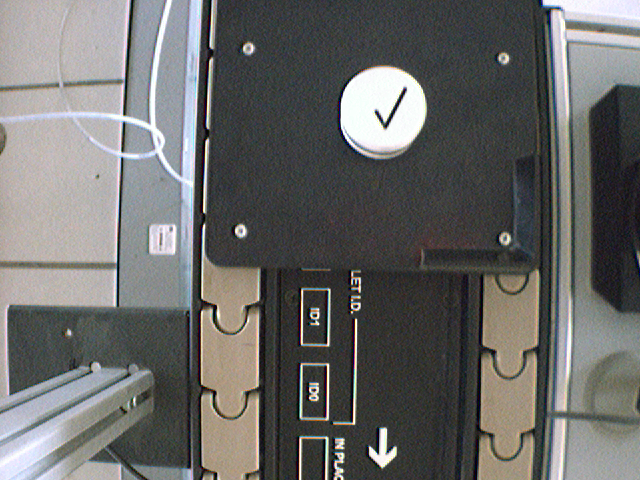
%> input picture 0074.ppm, 640 x 480 px
$ octave MatchFeaturesClase15_2.m   (GNU Octave 9; MATLAB toolbox functions it lacks are replaced by stand-ins)
%> lines starting %> are read from the running program, lines starting %| are printed output that depends on the picture
% Match features
clear all;
clc;
close all;
root_im= '00';
%root_im = '../equisRGB/00';

tail_im = '.ppm';
lv = 2;
    im1= imread('0074.ppm');
%> im1 is the input picture: size 480x640x3 uint8; mean R, G, B 106, 105.9, 104.3
    imr1 = imcrop(im1, [190, 3, 380, 470]);
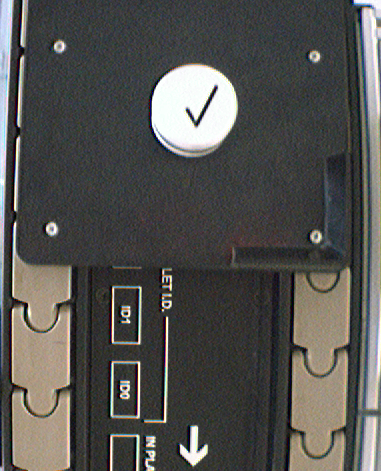
%> imr1: size 471x381x3 uint8; mean R, G, B 83.7, 82.9, 80
    imG1 = rgb2gray(imr1);
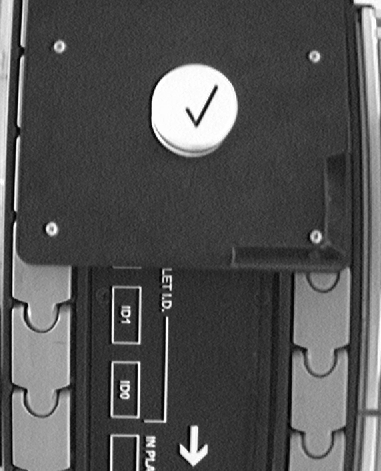
%> imG1: size 471x381 uint8; min 0, max 255, mean 82.8
    [ul, v1] = size (imG1);
%> ul = 471; v1 = 381
    imr2 = imr1;

for i= 74:74
    imr1 = imr2;
    imG1 = rgb2gray(imr1);
    [ul, v1] = size (imG1);

    im2 = imread(strcat(root_im, sprintf('%d', i), tail_im));
    imr2 = imcrop(im2, [190, 3, 380, 470]);
    imG2 = rgb2gray(imr2);
    [u2, v2] = size(imG2);
%> u2 = 471; v2 = 381

    lst1= detectHarrisFeatures(imG1);
%> lst1 = 152 points; strongest (x, y): (128, 314), (164, 310), (167, 318), (189, 451), (169, 305)
    lst2 = detectHarrisFeatures(imG2);
%> lst2 has the same summary as lst1
    figure (1)
    imshow(imr1);
    title('Imagen 1 color')
    hold on;
    plot(lst1.selectStrongest(150));
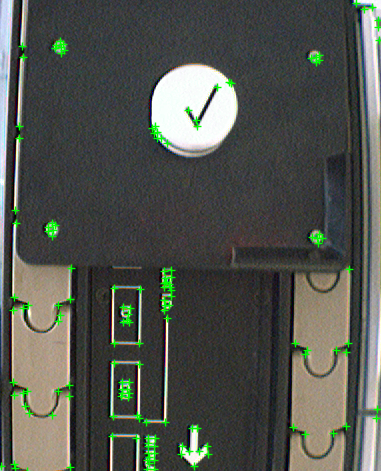
%> figure redrawn from the program's plot data; its title reads 'Imagen 1 color'

    [feat1, valid_pts1] = extractFeatures(imG1, lst1);
%> valid_pts1 = 62 points; strongest (x, y): (128, 314), (164, 310), (167, 318), (169, 305), (129, 322)
    [feat2, valid_pts2] = extractFeatures (imG2, lst2);
%> valid_pts2 has the same summary as valid_pts1

    idxPairs = matchFeatures (feat1, feat2);
%> idxPairs = 62 rows, first 12: [1 1; 2 2; 3 3; 4 4; 5 5; 6 6; 7 7; 8 8; 9 9; 10 10; 11 11; 12 12]

    matchPt1 = valid_pts1(idxPairs(:,1), :);
%> matchPt1 has the same summary as valid_pts1

    matchPt2 = valid_pts2(idxPairs (:,2), :);
%> matchPt2 has the same summary as valid_pts1

    figure (2)
    showMatchedFeatures (imr1, imr2, matchPt1, matchPt2);
    title('Aqui encontre feat im1!!!!!')
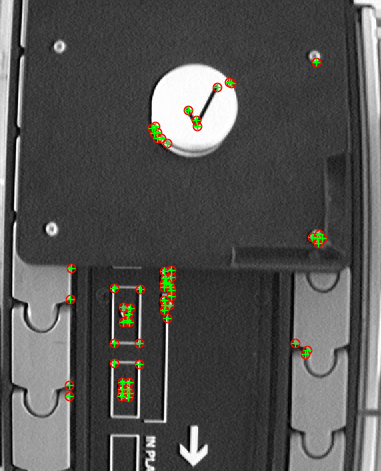
%> figure redrawn from the program's plot data; its title reads 'Aqui encontre feat im1!!!!!'
end
